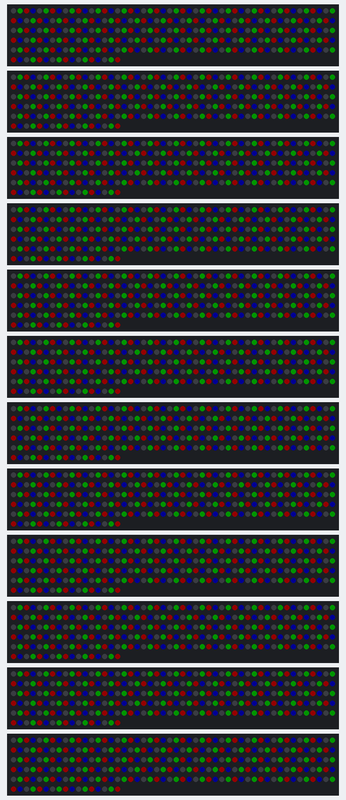
A sketch run on a simulated Arduino Mega 2560, built for the host (arithmetic inside an expression is 32-bit, double 64-bit). Parts: 12 × 267 RGB LEDs in strip order, left to right, continuing on the next row. Dim RGB values are drawn brighter than linear; WiFi joins after 1.5 s; servers stay silent unless stated; colours are those a GRB WS2812 strip shows for the declared byte order; what the sketch prints to the serial monitor is not drawn.

Above: at 0.3 s.

The sketch:

server.ino
```cpp
#include <Ethernet.h>
#include <SPI.h>
#include "FastLED.h"
#include "FastLED_RGBW.h"

/*Because one Arduino Mega has only 8kb of variable memory, and 20m of 144 4-byte-LEDs
 * are too much to handle, we have to copy some LED strips
 */
/*
-> New Convention:
- W/C = Wall/Ceiling
- L/R/H = Left/Right/Horizontal

Wall door:
left to right, top to bottom (facing door)
s/e means start end (one LED strip on both sections)
   |4As-WL0    |3De-WR0
-------------------------------4B-WH0
   |4Ae-WL1    |3Ds-WR1
-------------------------------3C-WH1
   |4C -WL2    |3B -WR2
-------------------------------3A-WH2
   |4D -WL3    |2D -WR3
-------------------------------2C-WH3
   |4E -WL4    |2B -WR4
-------------------------------1C-WH4
   |1Ae-WL5    |2Ae-WR5
-------------------------------1B-WH5
   |1As-WL6    |2As-WR6
*/

/*Ceiling door:
left to right, top to bottom (facing wall door)
s/e means start end (one LED strip on both sections)
   |5As-23-CL0    |9As-CR0
-------------------------------5B-CH0
   |5Ae-CL1    |9Ae-CR1
-------------------------------9B-CH1
   ^              ^
   |5C -CL2    |9C -CR2
-------------------------------6A-CH2
   ^              ^
   |6B -CL3    |8D -CR3
-------------------------------6C-CH3
   ^              ^
   |7A -CL4    |8C -CR4
-------------------------------7B-CH4
   |8Ae-CL5    |8Bs-CR5
-------------------------------7C-CH5
   |8As-CL6    |8Be-CR6
*/

//number of leds per strip type on wall and ceiling
//number are guessed, need to be measured:
//we are using the WALL for both CEILING AND WALL because not enough memory
//also, we ignore the double/short strips and simply show the long strips again
#define W_LONG_STRIP 200 //actually 144
#define W_DOUBLE_STRIP 0
#define W_SHORT_STRIP 0

#define WL0_OFFSET 0
#define WL1_OFFSET 0 //>0
#define WL5_OFFSET 0 //>0
#define WL6_OFFSET 0

#define WR0_OFFSET 0 //>0
#define WR1_OFFSET 0
#define WR5_OFFSET 0 //>0
#define WR6_OFFSET 0

#define C_LONG_STRIP 0 //actually 144
#define C_DOUBLE_STRIP 0
#define C_SHORT_STRIP 0

#define CL0_OFFSET 0
#define CL1_OFFSET 0 //>0
#define CL5_OFFSET 0 //>0
#define CL6_OFFSET 0

#define CR0_OFFSET 0
#define CR1_OFFSET 0 //>0
#define CR5_OFFSET 0
#define CR6_OFFSET 0 //>0

/*---------------------------------------
 * From here on, everything is computed
 * --------------------------------------
 */
//number of strips per wall (so e.g. 12 long strips total because 2 walls)
#define N_LONG 6
#define N_DOUBLE 4
#define N_SHORT 6
#define NUM_TOTAL_LEDS (N_LONG*W_LONG_STRIP+N_DOUBLE*W_DOUBLE_STRIP+N_SHORT*W_SHORT_STRIP+N_LONG*C_LONG_STRIP+N_DOUBLE*C_DOUBLE_STRIP+N_SHORT*C_SHORT_STRIP)
/* memory layout:
 * wlong*n_lon wshort*n_short wdouble*n_double clong*n_lon cshort*n_short cdouble*n_double
 */

//memory positions
#define W_LONG_SIZE (W_LONG_STRIP*4)
#define W_DOUBLE_SIZE (W_DOUBLE_STRIP*4)
#define W_SHORT_SIZE (W_SHORT_STRIP*4)
#define C_LONG_SIZE (C_LONG_STRIP*4)
#define C_DOUBLE_SIZE (C_DOUBLE_STRIP*4)
#define C_SHORT_SIZE (C_SHORT_STRIP*4)

#define W_LONG_START 0
#define W_SHORT_START (W_LONG_SIZE*N_LONG)
#define W_DOUBLE_START (W_SHORT_START+W_SHORT_SIZE*N_SHORT)
#define C_LONG_START (W_DOUBLE_START+W_DOUBLE_SIZE*N_DOUBLE)
#define C_SHORT_START (C_LONG_SIZE*N_LONG)
#define C_DOUBLE_START (C_SHORT_START+C_SHORT_SIZE*N_SHORT)

//memory offsets for each strip section
//WALL
#define WL0 (W_DOUBLE_START+WL0_OFFSET)
#define WL1 (W_DOUBLE_START+WL1_OFFSET)
#define WL2 (W_SHORT_START)
#define WL3 (W_SHORT_START+W_SHORT_SIZE)
#define WL4 (W_SHORT_START+W_SHORT_SIZE*2)
#define WL5 (W_DOUBLE_START+W_DOUBLE_SIZE+WL5_OFFSET)
#define WL6 (W_DOUBLE_START+W_DOUBLE_SIZE+WL6_OFFSET)

#define WR0 (W_DOUBLE_START+W_DOUBLE_SIZE*2+WR0_OFFSET)
#define WR1 (W_DOUBLE_START+W_DOUBLE_SIZE*2+WR1_OFFSET)
#define WR2 (W_SHORT_START+W_SHORT_SIZE*3)
#define WR3 (W_SHORT_START+W_SHORT_SIZE*4)
#define WR4 (W_SHORT_START+W_SHORT_SIZE*5)
#define WR5 (W_DOUBLE_START+W_DOUBLE_SIZE*3+WR5_OFFSET)
#define WR6 (W_DOUBLE_START+W_DOUBLE_SIZE*3+WR6_OFFSET)

#define WH0 W_LONG_START
#define WH1 (W_LONG_START + W_LONG_SIZE)
#define WH2 (W_LONG_START + W_LONG_SIZE*2)
#define WH3 (W_LONG_START + W_LONG_SIZE*3)
#define WH4 (W_LONG_START + W_LONG_SIZE*4)
#define WH5 (W_LONG_START + W_LONG_SIZE*5)

//CEILING
#define CL0 (C_DOUBLE_START+CL0_OFFSET)
#define CL1 (C_DOUBLE_START+CL1_OFFSET)
#define CL2 (C_SHORT_START)
#define CL3 (C_SHORT_START+C_SHORT_SIZE)
#define CL4 (C_SHORT_START+C_SHORT_SIZE*2)
#define CL5 (C_DOUBLE_START+C_DOUBLE_SIZE+CL5_OFFSET)
#define CL6 (C_DOUBLE_START+C_DOUBLE_SIZE+CL6_OFFSET)

#define CR0 (C_DOUBLE_START+C_DOUBLE_SIZE*2+CR0_OFFSET)
#define CR1 (C_DOUBLE_START+C_DOUBLE_SIZE*2+CR1_OFFSET)
#define CR2 (C_SHORT_START+C_SHORT_SIZE*3)
#define CR3 (C_SHORT_START+C_SHORT_SIZE*4)
#define CR4 (C_SHORT_START+C_SHORT_SIZE*5)
#define CR5 (C_DOUBLE_START+C_DOUBLE_SIZE*3+CR5_OFFSET)
#define CR6 (C_DOUBLE_START+C_DOUBLE_SIZE*3+CR6_OFFSET)

#define CH0 C_LONG_START
#define CH1 (C_LONG_START + C_LONG_SIZE)
#define CH2 (C_LONG_START + C_LONG_SIZE*2)
#define CH3 (C_LONG_START + C_LONG_SIZE*3)
#define CH4 (C_LONG_START + C_LONG_SIZE*4)
#define CH5 (C_LONG_START + C_LONG_SIZE*5)


//output pins, 32 pins are needed
//data pin 4, 10, 50, 51, 52, 53 not usable, due to ethernet
//data pin 0, 1 not usable, due to serial IO
//data pin 13 not usable due to bootloader LED flash
//data pin 14,16 not usable due to unkown reasons
#define WH0_PIN 34 //4B
#define WL1_PIN 33 //4A
#define WL4_PIN 2 //4E
#define WR1_PIN 3 //3D
#define WR2_PIN 5 //3B
#define WH2_PIN 6 //3A
#define WR4_PIN 7 //2B
#define WR3_PIN 8 //2D
#define WH3_PIN 9 //2C
#define WR5_PIN 15 //2A
#define WL5_PIN 11 //1A
#define WH4_PIN 12 //1C
#define WL2_PIN 35 //4C
#define WL3_PIN 36 //4D
#define WH5_PIN 17 //1B
#define WH1_PIN 19 //3C

#define CH2_PIN 37 //6?
#define CH3_PIN 38 //6?
#define CL3_PIN 39 //6?
#define CR1_PIN 20 //9A
#define CH0_PIN 21 //5B
#define CH1_PIN 22 //9B
#define CL1_PIN 23 //5A
#define CL2_PIN 24 //5C
#define CR2_PIN 25 //9C
#define CL4_PIN 26 //7A
#define CH4_PIN 27 //7B
#define CH5_PIN 28 //7C
#define CL5_PIN 29 //8A
#define CR5_PIN 30 //8B
#define CR4_PIN 31 //8C
#define CR3_PIN 32 //8D

// Arduino server
byte mac[] = { 0xA8, 0x61, 0x0A, 0xAE, 0x3D, 0x64 };
IPAddress ip(192, 168, 2, 254);
EthernetServer server(23);

CRGBW color_buffer[NUM_TOTAL_LEDS];

//tell FastLED there're NUM_USED_PINS strips, each has NUM_LEDS_PER_STRIP RGBW-LEDs/strip
void init_strips(){
  //make all white
  for(unsigned int i = 0; i < NUM_TOTAL_LEDS; ++i){
    color_buffer[i] = CRGBW(0, 0, 0, 20);
  }

  byte *d = (byte*)color_buffer; //pointer position

  /*
  //Each strip with individual memory
  //WALL
  FastLED.addLeds<SK6812, WH0_PIN>((CRGB*)(d+WH0), getRGBWsize(W_LONG_STRIP));
  FastLED.addLeds<SK6812, WH1_PIN>((CRGB*)(d+WH1), getRGBWsize(W_LONG_STRIP));
  FastLED.addLeds<SK6812, WH2_PIN>((CRGB*)(d+WH2), getRGBWsize(W_LONG_STRIP));
  FastLED.addLeds<SK6812, WH3_PIN>((CRGB*)(d+WH3), getRGBWsize(W_LONG_STRIP));
  FastLED.addLeds<SK6812, WH4_PIN>((CRGB*)(d+WH4), getRGBWsize(W_LONG_STRIP));
  FastLED.addLeds<SK6812, WH5_PIN>((CRGB*)(d+WH5), getRGBWsize(W_LONG_STRIP));

  FastLED.addLeds<SK6812, WL1_PIN>((CRGB*)(d+WL0), getRGBWsize(W_DOUBLE_STRIP));
  FastLED.addLeds<SK6812, WR1_PIN>((CRGB*)(d+WR0), getRGBWsize(W_DOUBLE_STRIP));
  FastLED.addLeds<SK6812, WL5_PIN>((CRGB*)(d+WL5), getRGBWsize(W_DOUBLE_STRIP));
  FastLED.addLeds<SK6812, WR5_PIN>((CRGB*)(d+WR5), getRGBWsize(W_DOUBLE_STRIP));

  FastLED.addLeds<SK6812, WL2_PIN>((CRGB*)(d+WL2), getRGBWsize(W_SHORT_STRIP));
  FastLED.addLeds<SK6812, WL3_PIN>((CRGB*)(d+WL3), getRGBWsize(W_SHORT_STRIP));
  FastLED.addLeds<SK6812, WL4_PIN>((CRGB*)(d+WL4), getRGBWsize(W_SHORT_STRIP));
  FastLED.addLeds<SK6812, WR2_PIN>((CRGB*)(d+WR2), getRGBWsize(W_SHORT_STRIP));
  FastLED.addLeds<SK6812, WR3_PIN>((CRGB*)(d+WR3), getRGBWsize(W_SHORT_STRIP));
  FastLED.addLeds<SK6812, WR4_PIN>((CRGB*)(d+WR4), getRGBWsize(W_SHORT_STRIP));

  //CEILING
  FastLED.addLeds<SK6812, CH0_PIN>((CRGB*)(d+CH0), getRGBWsize(C_LONG_STRIP));
  FastLED.addLeds<SK6812, CH1_PIN>((CRGB*)(d+CH1), getRGBWsize(C_LONG_STRIP));
  FastLED.addLeds<SK6812, CH2_PIN>((CRGB*)(d+CH2), getRGBWsize(C_LONG_STRIP));
  FastLED.addLeds<SK6812, CH3_PIN>((CRGB*)(d+CH3), getRGBWsize(C_LONG_STRIP));
  FastLED.addLeds<SK6812, CH4_PIN>((CRGB*)(d+CH4), getRGBWsize(C_LONG_STRIP));
  FastLED.addLeds<SK6812, CH5_PIN>((CRGB*)(d+CH5), getRGBWsize(C_LONG_STRIP));

  FastLED.addLeds<SK6812, CL1_PIN>((CRGB*)(d+CL0), getRGBWsize(C_DOUBLE_STRIP));
  FastLED.addLeds<SK6812, CR1_PIN>((CRGB*)(d+CR0), getRGBWsize(C_DOUBLE_STRIP));
  FastLED.addLeds<SK6812, CL5_PIN>((CRGB*)(d+CL5), getRGBWsize(C_DOUBLE_STRIP));
  FastLED.addLeds<SK6812, CR5_PIN>((CRGB*)(d+CR5), getRGBWsize(C_DOUBLE_STRIP));

  FastLED.addLeds<SK6812, CL2_PIN>((CRGB*)(d+CL2), getRGBWsize(C_SHORT_STRIP));
  FastLED.addLeds<SK6812, CL3_PIN>((CRGB*)(d+CL3), getRGBWsize(C_SHORT_STRIP));
  FastLED.addLeds<SK6812, CL4_PIN>((CRGB*)(d+CL4), getRGBWsize(C_SHORT_STRIP));
  FastLED.addLeds<SK6812, CR2_PIN>((CRGB*)(d+CR2), getRGBWsize(C_SHORT_STRIP));
  FastLED.addLeds<SK6812, CR3_PIN>((CRGB*)(d+CR3), getRGBWsize(C_SHORT_STRIP));
  FastLED.addLeds<SK6812, CR4_PIN>((CRGB*)(d+CR4), getRGBWsize(C_SHORT_STRIP));
  */

  /*
  //Each strip with the first 6 horizontal wall memorie (WH0-WH5)
  FastLED.addLeds<SK6812, WH0_PIN>((CRGB*)(d+WH0), getRGBWsize(W_LONG_STRIP));
  FastLED.addLeds<SK6812, WH1_PIN>((CRGB*)(d+WH1), getRGBWsize(W_LONG_STRIP));
  FastLED.addLeds<SK6812, WH2_PIN>((CRGB*)(d+WH2), getRGBWsize(W_LONG_STRIP));
  FastLED.addLeds<SK6812, WH3_PIN>((CRGB*)(d+WH3), getRGBWsize(W_LONG_STRIP));
  FastLED.addLeds<SK6812, WH4_PIN>((CRGB*)(d+WH4), getRGBWsize(W_LONG_STRIP));
  FastLED.addLeds<SK6812, WH5_PIN>((CRGB*)(d+WH5), getRGBWsize(W_LONG_STRIP));

  FastLED.addLeds<SK6812, WL1_PIN>((CRGB*)(d+WH0), getRGBWsize(W_LONG_STRIP));
  FastLED.addLeds<SK6812, WR1_PIN>((CRGB*)(d+WH0), getRGBWsize(W_LONG_STRIP));
  FastLED.addLeds<SK6812, WL5_PIN>((CRGB*)(d+WH4), getRGBWsize(W_LONG_STRIP));
  FastLED.addLeds<SK6812, WR5_PIN>((CRGB*)(d+WH4), getRGBWsize(W_LONG_STRIP));

  FastLED.addLeds<SK6812, WL2_PIN>((CRGB*)(d+WH1), getRGBWsize(W_LONG_STRIP));
  FastLED.addLeds<SK6812, WL3_PIN>((CRGB*)(d+WH2), getRGBWsize(W_LONG_STRIP));
  FastLED.addLeds<SK6812, WL4_PIN>((CRGB*)(d+WH3), getRGBWsize(W_LONG_STRIP));
  FastLED.addLeds<SK6812, WR2_PIN>((CRGB*)(d+WH1), getRGBWsize(W_LONG_STRIP));
  FastLED.addLeds<SK6812, WR3_PIN>((CRGB*)(d+WH2), getRGBWsize(W_LONG_STRIP));
  FastLED.addLeds<SK6812, WR4_PIN>((CRGB*)(d+WH3), getRGBWsize(W_LONG_STRIP));

  FastLED.addLeds<SK6812, CH0_PIN>((CRGB*)(d+WH0), getRGBWsize(W_LONG_STRIP));
  FastLED.addLeds<SK6812, CH1_PIN>((CRGB*)(d+WH1), getRGBWsize(W_LONG_STRIP));
  FastLED.addLeds<SK6812, CH2_PIN>((CRGB*)(d+WH2), getRGBWsize(W_LONG_STRIP));
  FastLED.addLeds<SK6812, CH3_PIN>((CRGB*)(d+WH3), getRGBWsize(W_LONG_STRIP));
  FastLED.addLeds<SK6812, CH4_PIN>((CRGB*)(d+WH4), getRGBWsize(W_LONG_STRIP));
  FastLED.addLeds<SK6812, CH5_PIN>((CRGB*)(d+WH5), getRGBWsize(W_LONG_STRIP));

  FastLED.addLeds<SK6812, CL1_PIN>((CRGB*)(d+WH0), getRGBWsize(W_LONG_STRIP));
  FastLED.addLeds<SK6812, CR1_PIN>((CRGB*)(d+WH0), getRGBWsize(W_LONG_STRIP));
  FastLED.addLeds<SK6812, CL5_PIN>((CRGB*)(d+WH4), getRGBWsize(W_LONG_STRIP));
  FastLED.addLeds<SK6812, CR5_PIN>((CRGB*)(d+WH4), getRGBWsize(W_LONG_STRIP));

  FastLED.addLeds<SK6812, CL2_PIN>((CRGB*)(d+WH1), getRGBWsize(W_LONG_STRIP));
  FastLED.addLeds<SK6812, CL3_PIN>((CRGB*)(d+WH2), getRGBWsize(W_LONG_STRIP));
  FastLED.addLeds<SK6812, CL4_PIN>((CRGB*)(d+WH3), getRGBWsize(W_LONG_STRIP));
  FastLED.addLeds<SK6812, CR2_PIN>((CRGB*)(d+WH1), getRGBWsize(W_LONG_STRIP));
  FastLED.addLeds<SK6812, CR3_PIN>((CRGB*)(d+WH2), getRGBWsize(W_LONG_STRIP));
  FastLED.addLeds<SK6812, CR4_PIN>((CRGB*)(d+WH3), getRGBWsize(W_LONG_STRIP));
  */

  //Each strip with the same memory
  FastLED.addLeds<SK6812, WH0_PIN>((CRGB*)(d+WH0), getRGBWsize(W_LONG_STRIP));
  FastLED.addLeds<SK6812, WH1_PIN>((CRGB*)(d+WH0), getRGBWsize(W_LONG_STRIP));
  FastLED.addLeds<SK6812, WH2_PIN>((CRGB*)(d+WH0), getRGBWsize(W_LONG_STRIP));
  FastLED.addLeds<SK6812, WH3_PIN>((CRGB*)(d+WH0), getRGBWsize(W_LONG_STRIP));
  FastLED.addLeds<SK6812, WH4_PIN>((CRGB*)(d+WH0), getRGBWsize(W_LONG_STRIP));
  FastLED.addLeds<SK6812, WH5_PIN>((CRGB*)(d+WH0), getRGBWsize(W_LONG_STRIP));

  FastLED.addLeds<SK6812, WL1_PIN>((CRGB*)(d+WH0), getRGBWsize(W_LONG_STRIP));
  FastLED.addLeds<SK6812, WR1_PIN>((CRGB*)(d+WH0), getRGBWsize(W_LONG_STRIP));
  FastLED.addLeds<SK6812, WL5_PIN>((CRGB*)(d+WH0), getRGBWsize(W_LONG_STRIP));
  FastLED.addLeds<SK6812, WR5_PIN>((CRGB*)(d+WH0), getRGBWsize(W_LONG_STRIP));

  FastLED.addLeds<SK6812, WL2_PIN>((CRGB*)(d+WH0), getRGBWsize(W_LONG_STRIP));
  FastLED.addLeds<SK6812, WL3_PIN>((CRGB*)(d+WH0), getRGBWsize(W_LONG_STRIP));
  FastLED.addLeds<SK6812, WL4_PIN>((CRGB*)(d+WH0), getRGBWsize(W_LONG_STRIP));
  FastLED.addLeds<SK6812, WR2_PIN>((CRGB*)(d+WH0), getRGBWsize(W_LONG_STRIP));
  FastLED.addLeds<SK6812, WR3_PIN>((CRGB*)(d+WH0), getRGBWsize(W_LONG_STRIP));
  FastLED.addLeds<SK6812, WR4_PIN>((CRGB*)(d+WH0), getRGBWsize(W_LONG_STRIP));

  FastLED.addLeds<SK6812, CH0_PIN>((CRGB*)(d+WH0), getRGBWsize(W_LONG_STRIP));
  FastLED.addLeds<SK6812, CH1_PIN>((CRGB*)(d+WH0), getRGBWsize(W_LONG_STRIP));
  FastLED.addLeds<SK6812, CH2_PIN>((CRGB*)(d+WH0), getRGBWsize(W_LONG_STRIP));
  FastLED.addLeds<SK6812, CH3_PIN>((CRGB*)(d+WH0), getRGBWsize(W_LONG_STRIP));
  FastLED.addLeds<SK6812, CH4_PIN>((CRGB*)(d+WH0), getRGBWsize(W_LONG_STRIP));
  FastLED.addLeds<SK6812, CH5_PIN>((CRGB*)(d+WH0), getRGBWsize(W_LONG_STRIP));

  FastLED.addLeds<SK6812, CL1_PIN>((CRGB*)(d+WH0), getRGBWsize(W_LONG_STRIP));
  FastLED.addLeds<SK6812, CR1_PIN>((CRGB*)(d+WH0), getRGBWsize(W_LONG_STRIP));
  FastLED.addLeds<SK6812, CL5_PIN>((CRGB*)(d+WH0), getRGBWsize(W_LONG_STRIP));
  FastLED.addLeds<SK6812, CR5_PIN>((CRGB*)(d+WH0), getRGBWsize(W_LONG_STRIP));

  FastLED.addLeds<SK6812, CL2_PIN>((CRGB*)(d+WH0), getRGBWsize(W_LONG_STRIP));
  FastLED.addLeds<SK6812, CL3_PIN>((CRGB*)(d+WH0), getRGBWsize(W_LONG_STRIP));
  FastLED.addLeds<SK6812, CL4_PIN>((CRGB*)(d+WH0), getRGBWsize(W_LONG_STRIP));
  FastLED.addLeds<SK6812, CR2_PIN>((CRGB*)(d+WH0), getRGBWsize(W_LONG_STRIP));
  FastLED.addLeds<SK6812, CR3_PIN>((CRGB*)(d+WH0), getRGBWsize(W_LONG_STRIP));
  FastLED.addLeds<SK6812, CR4_PIN>((CRGB*)(d+WH0), getRGBWsize(W_LONG_STRIP));

  //Tests
  //FastLED.addLeds<SK6812, WH1_PIN>((CRGB*)(d+WH1), getRGBWsize(W_LONG_STRIP));

}

void setup() {
  // USB debugging port
  Serial.begin(9600);

  // Ethernet server initialization
  Ethernet.begin(mac, ip);
  server.begin();

  init_strips();
  FastLED.setBrightness(255);
  FastLED.show();

  // Print Arduino server IP address to serial monitor
  Serial.print("Server is at ");
  Serial.println(Ethernet.localIP());
  Serial.print("Expected LEDs: ");
  Serial.println(NUM_TOTAL_LEDS);
  Serial.print("Expected bytes: ");
  Serial.println(NUM_TOTAL_LEDS*4);
  Serial.println("Expected Start Byte: 0xFF");
}

void loop() {
  EthernetClient client = server.available();
  unsigned int expected_bytes = NUM_TOTAL_LEDS*4;
  static char state = 0; //waiting for start
  static unsigned int bytes_read = 0;
  unsigned int available_bytes = client.available();
  if (available_bytes) {
    if(state == 0){  // waiting for byte array
      for(unsigned int i = 0; i < available_bytes; ++i) {
        if (client.read() == 0xFF) {
          state = 1;
          bytes_read = 0;
          break;
        }
        bytes_read += 1;
      }
      if(bytes_read != 0)
        Serial.println(bytes_read);
    } else {  //reading bytes
      for(unsigned int i = 0; i < available_bytes; ++i) {
        ((byte*)color_buffer)[bytes_read] = client.read();
        bytes_read++;
        if(bytes_read == expected_bytes){
          Serial.print("Received full color package with ");
          Serial.print(expected_bytes);
          Serial.println(" bytes.");
          state = 0;
          FastLED.show();
          break;
        }
      }
    }
  }
}
```

FastLED_RGBW.h
```cpp
/* FastLED_RGBW
 *
 * Hack to enable SK6812 RGBW strips to work with FastLED.
 *
 * Original code by Jim Bumgardner (http://krazydad.com).
 * Modified by David Madison (http://partsnotincluded.com).
 *
*/

#ifndef FastLED_RGBW_h
#define FastLED_RGBW_h

struct CRGBW  {
  union {
    struct {
      union {
        uint8_t g;
        uint8_t green;
      };
      union {
        uint8_t r;
        uint8_t red;
      };
      union {
        uint8_t b;
        uint8_t blue;
      };
      union {
        uint8_t w;
        uint8_t white;
      };
    };
    uint8_t raw[4];
  };

  CRGBW(){}

  CRGBW(uint8_t rd, uint8_t grn, uint8_t blu, uint8_t wht){
    r = rd;
    g = grn;
    b = blu;
    w = wht;
  }

  inline void operator = (const CRGB c) __attribute__((always_inline)){
    this->r = c.r;
    this->g = c.g;
    this->b = c.b;
    this->white = 0;
  }
};

inline uint16_t getRGBWsize(uint16_t nleds){
  uint16_t nbytes = nleds * 4;
  if(nbytes % 3 > 0) return nbytes / 3 + 1;
  else return nbytes / 3;
}

#endif
```
